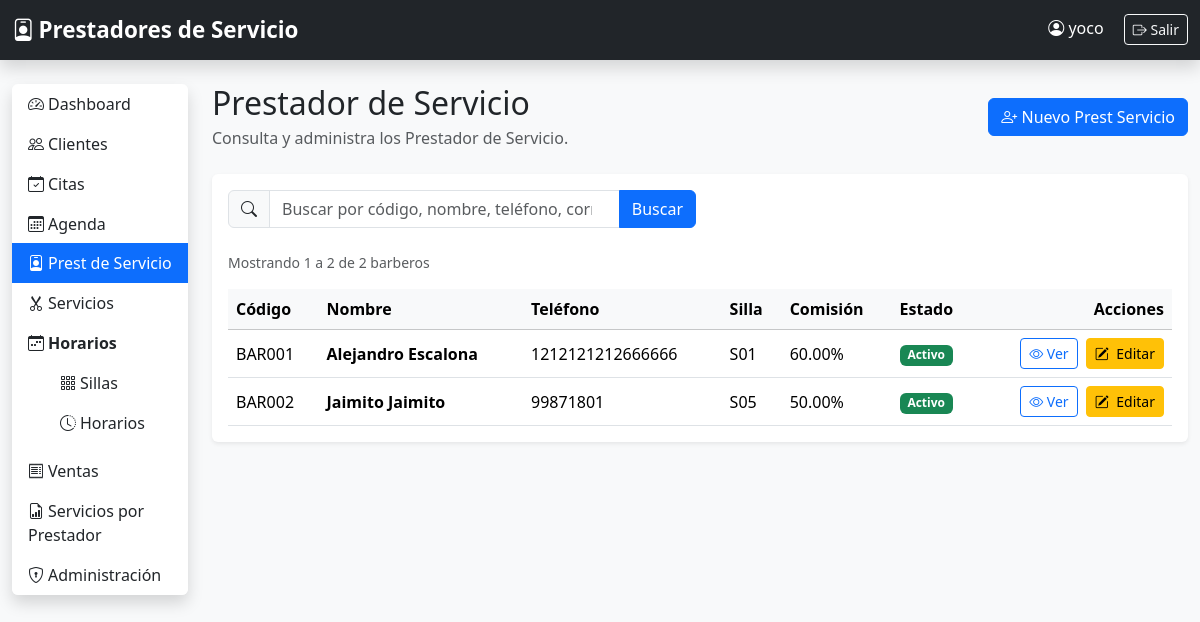
The app's page /barberos/ (signed in), older data.
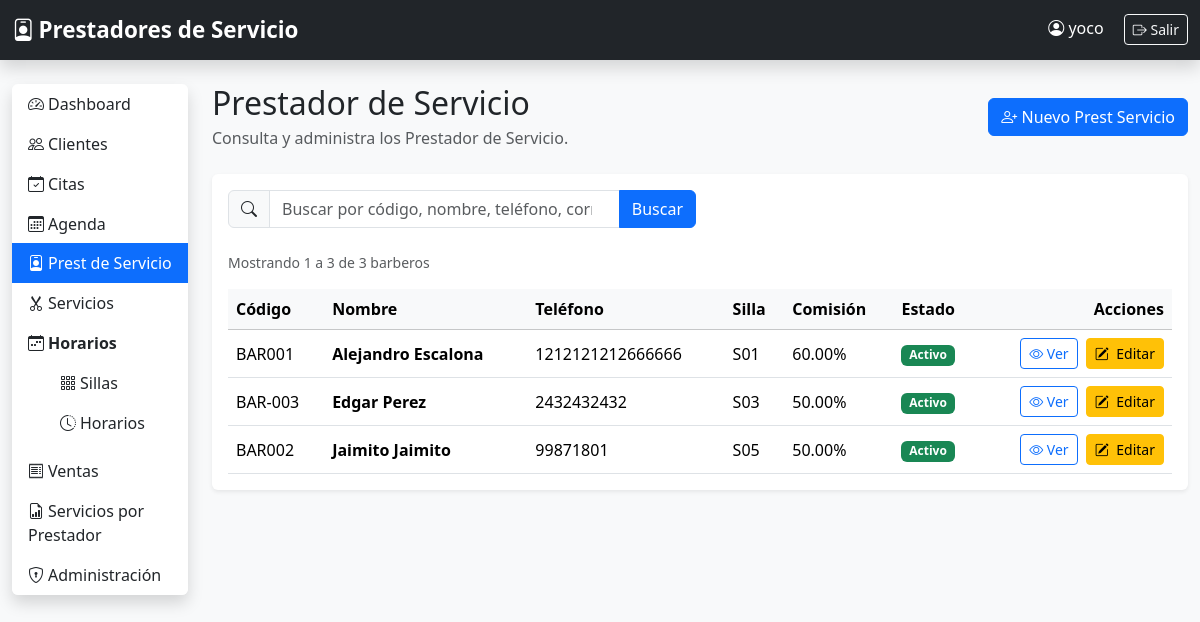
The same page, newer data.
### barberos/models.py (models this page shows, shortened)
class Barbero(models.Model):
    codigo = models.CharField(
        max_length=10,
        unique=True,
        verbose_name="Código"
    )
    nombre = models.CharField(max_length=100)
    apellido = models.CharField(max_length=100)
    direccion = models.CharField(max_length=250)
    telefono = models.CharField(max_length=20)
    correo = models.EmailField(blank=True)
    fecha_ingreso = models.DateField()
    porcentaje = models.DecimalField(
        max_digits=5,
        decimal_places=2,
        help_text="Porcentaje de comisión"
    )
    codigo_silla = models.CharField(
        max_length=10,
        unique=True
    )
    activo = models.BooleanField(default=True)
    class Meta:
        ordering = ["nombre", "apellido"]
        verbose_name = "Barbero"
        verbose_name_plural = "Barberos"

### barberos/views.py (the view, shortened to what this page needs)
# urls.py: path("", views.lista_barberos, name="lista_barberos"),
@login_required
def lista_barberos(request):
    busqueda = request.GET.get("buscar", "").strip()
    barberos = Barbero.objects.all()
    paginador = Paginator(barberos, 10)
    numero_pagina = request.GET.get("page")
    pagina_barberos = paginador.get_page(numero_pagina)
    contexto = {
        "barberos": pagina_barberos,
        "busqueda": busqueda,
    }
    return render(request, "barberos/lista.html", contexto)

### barberos/templates/barberos/lista.html (shortened to what the changed rows need)
{% extends "base.html" %}
{% block content %}
<div class="d-flex justify-content-between align-items-center mb-4">
    <div>
        <h2 class="mb-1">Prestador de Servicio</h2>
    </div>
</div>
<div class="card shadow-sm border-0">
    <div class="card-body">
        {% if barberos.paginator.count > 0 %}
            <div class="d-flex flex-wrap justify-content-between align-items-center gap-2 mb-3">
                <small class="text-muted">
                    Mostrando
                    {{ barberos.start_index }}
                    a
                    {{ barberos.end_index }}
                    de
                    {{ barberos.paginator.count }}
                    barbero{{ barberos.paginator.count|pluralize }}
                </small>
            </div>
        {% endif %}
        <div class="table-responsive">
            <table class="table table-hover align-middle mb-0">
                <thead class="table-light">
                    <tr>
                        <th>Código</th>
                        <th>Nombre</th>
                        <th>Teléfono</th>
                        <th>Silla</th>
                        <th>Comisión</th>
                        <th>Estado</th>
                        <th class="text-end">Acciones</th>
                    </tr>
                </thead>
                <tbody>
                    {% for barbero in barberos %}
                        <tr>
                            <td>
                                {{ barbero.codigo }}
                            </td>
                            <td>
                                <strong>
                                    {{ barbero.nombre }} {{ barbero.apellido }}
                                </strong>
                            </td>
                            <td>
                                {{ barbero.telefono|default:"-" }}
                            </td>
                            <td>
                                {{ barbero.codigo_silla }}
                            </td>
                            <td>
                                {{ barbero.porcentaje }}%
                            </td>
                            <td>
                                {% if barbero.activo %}
                                    <span class="badge bg-success">
                                        Activo
                                    </span>
                                {% else %}
                                    <span class="badge bg-secondary">
                                        Inactivo
                                    </span>
                                {% endif %}
                            </td>
                            <td class="text-end">
                                <div class="d-flex justify-content-end gap-2">
                                    <a
                                        href="{% url 'barberos:detalle_barbero' barbero.pk %}"
                                        class="btn btn-sm btn-outline-primary"
                                        title="Ver barbero"
                                    >
                                        <i class="bi bi-eye"></i>
                                        Ver
                                    </a>
                                    <a
                                        href="{% url 'barberos:editar_barbero' barbero.pk %}"
                                        class="btn btn-warning btn-sm"
                                        title="Editar barbero"
                                    >
                                        <i class="bi bi-pencil-square me-1"></i>
                                        Editar
                                    </a>
                                </div>
                            </td>
                        </tr>
                    {% endfor %}
                </tbody>
            </table>
        </div>
    </div>
</div>
{% endblock %}

Row changes from the older to the newer data that the page shows:
added Barbero: codigo "BAR-003", nombre "Edgar", apellido "Perez", telefono "2432432432", codigo_silla "S03", porcentaje "50.00", activo "Activo"
Text that changed along with them:
{{ barberos.end_index }}: "2" → "3"
{{ barberos.paginator.count }}: "2" → "3"
